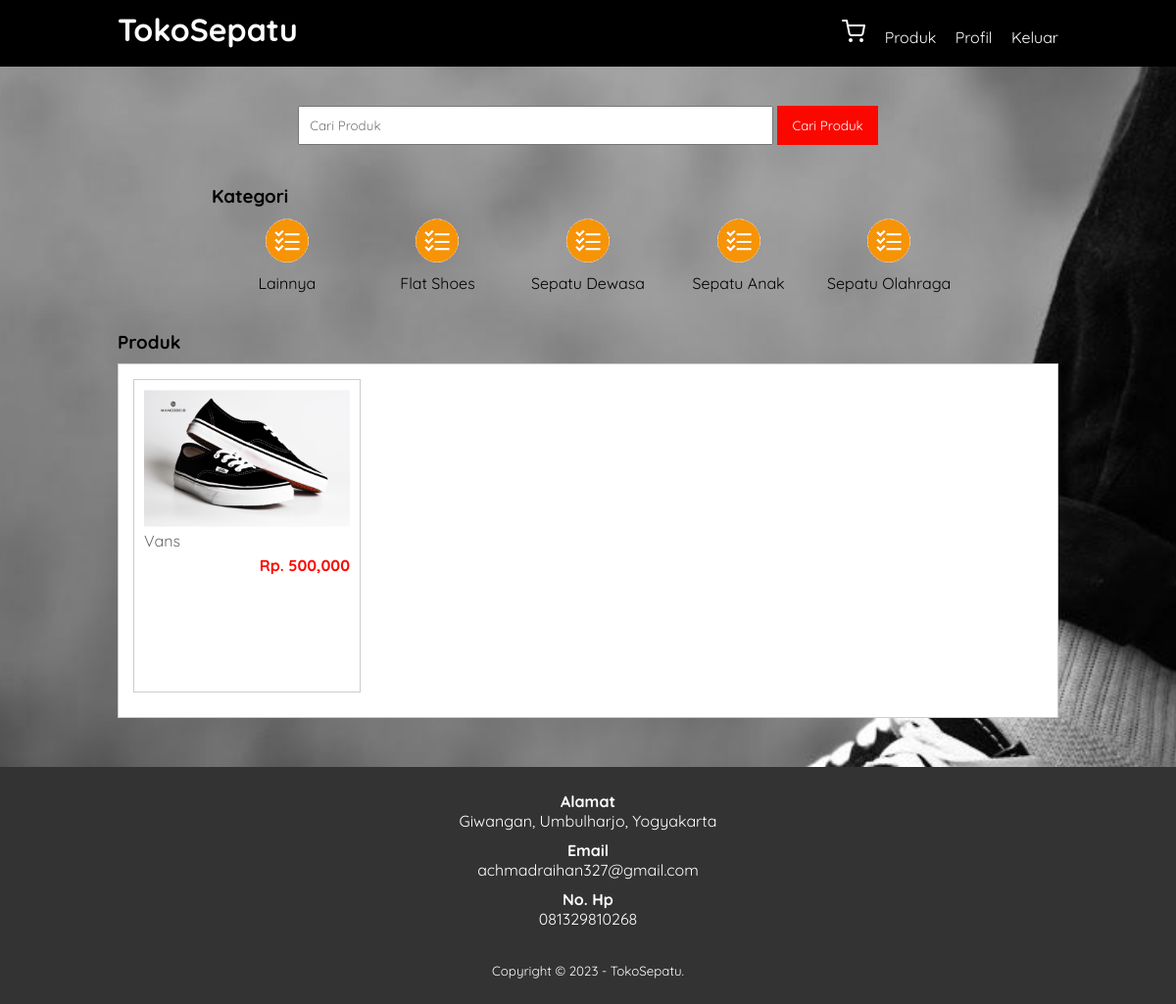
Page /produk.php?kat=8 on the committed database.
### tables this page shows
CREATE TABLE `tb_category` (
  `category_id` int(11) NOT NULL,
  `category_name` varchar(25) NOT NULL
);

CREATE TABLE `tb_product` (
  `product_id` int(11) NOT NULL,
  `category_id` int(11) NOT NULL,
  `product_name` varchar(100) NOT NULL,
  `product_price` int(11) NOT NULL,
  `product_desc` text NOT NULL,
  `product_img` varchar(100) NOT NULL,
  `product_status` tinyint(4) NOT NULL,
  `date_created` timestamp NOT NULL DEFAULT current_timestamp()
);

### produk.php (the view, shortened to what this page needs)
<?php
	include 'db.php';
	$kontak = mysqli_query($conn, "SELECT admin_telp, admin_email, admin_address FROM tb_admin WHERE admin_id = 1");
	$a = mysqli_fetch_object($kontak);
?>
<!DOCTYPE html>
<html>
<head>
	<link rel="stylesheet" type="text/css" href="css/style.css">
</head>
<body>
	<header>
		<div class="container">
			<h1><a href="index.php">TokoSepatu</a></h1>
			<ul>
			<li><a href="cart.php"><i data-feather="shopping-cart"></i></a></li>
				<li><a href="produk.php">Produk</a></li>
				<li><a href="profiluser.php">Profil</a></li>
				<li><a href="keluar.php">Keluar</a></li>
			</ul>
		</div>
	</header>
	<div class="section">
		<div class="container">
		<div class="search">
		<div class="container">
			<form action="produk.php">
				<input type="text" name="search" placeholder="Cari Produk" value="<?php echo $_GET['search'] ?>">
				<input type="submit" name="cari" value="Cari Produk">
			</form>
		</div>
	</div>
	<div class="section">
		<div class="container">
			<h3>Kategori</h3>
			<div class="box1">
				<?php
					$kategori = mysqli_query($conn, "SELECT * FROM tb_category ORDER BY category_id DESC");
					if(mysqli_num_rows($kategori) > 0){
						while($k = mysqli_fetch_array($kategori)){
				?>
					<a href="produk.php?kat=<?php echo $k['category_id'] ?>">
						<div class="col-5">
							<img src="img/icon-kategori.png" width="50px" style="margin-bottom:5px;">
							<p><?php echo $k['category_name'] ?></p>
						</div>
					</a>
				<?php }}else{ ?>
					<p>Kategori tidak ada</p>
				<?php } ?>
			</div>
		</div>
	</div>
			<h3>Produk</h3>
			<div class="box">
				<?php
					if($_GET['search'] != '' || $_GET['kat'] != ''){
						$where = "AND product_name LIKE '%".$_GET['search']."%' AND category_id LIKE '%".$_GET['kat']."%' ";
					}
					$produk = mysqli_query($conn, "SELECT * FROM tb_product WHERE product_status = 1 $where ORDER BY product_id DESC");
					if(mysqli_num_rows($produk) > 0){
						while($p = mysqli_fetch_array($produk)){
				?>
					<a href="detail-produk.php?id=<?php echo $p['product_id'] ?>">
						<div class="col-4">
							<img src="produk/<?php echo $p['product_img'] ?>">
							<p class="nama"><?php echo substr($p['product_name'], 0, 30) ?></p>
							<p class="harga">Rp. <?php echo number_format($p['product_price']) ?></p>
						</div>
					</a>
				<?php }}else{ ?>
					<p>Produk tidak ada</p>
				<?php } ?>
			</div>
		</div>
	</div>
	<div class="footer">
		<div class="container">
			<h4>Alamat</h4>
			<p><?php echo $a->admin_address ?></p>
			<h4>Email</h4>
			<p><?php echo $a->admin_email ?></p>
			<h4>No. Hp</h4>
			<p><?php echo $a->admin_telp ?></p>
			<small>Copyright &copy; 2023 - TokoSepatu.</small>
		</div>
	</div>
</body>
</html>

### css/style.css (style rules this page uses)
* { padding: 0; margin: 0; font-family: "Quicksand", sans-serif; }
body { background-color: #f8f8f8; background-image: url(../img/sepatuwallpaper.jpg); background-size: cover; background-repeat: no-repeat; background-position: center; min-height: 100vh; }
a { color: inherit; text-decoration: none; }
header { background-color: #000000; color: #fff; }
header h1 { float: left; padding: 10px 0; }
header ul { float: right; }
header ul li { display: inline-block; }
header ul li a { padding: 20px 0 20px 15px; display: inline-block; }
.container { width: 80%; margin: 0 auto; }
.container:after { content: ""; display: block; clear: both; }
.section { padding: 25px 0; }
.box { background-color: #fff; border: 1px solid #ccc; padding: 15px; box-sizing: border-box; margin: 10px 0 25px 0; }
.box:after { content: ""; display: block; clear: both; }
.search { padding: 15px 0; text-align: center; }
.search input[type="text"] { width: 60%; padding: 10px; }
.search input[type="submit"] { padding: 12px 15px; background-color: #fa0800; color: #fff; border: none; cursor: pointer; }
.col-5 { width: 20%; height: 100px; text-align: center; float: left; padding: 10px; box-sizing: border-box; }
.col-4 { width: 25%; height: 320px; border: 1px solid #ccc; float: left; padding: 10px; box-sizing: border-box; margin-bottom: 10px; }
.col-4 img { width: 100%; }
.col-4 .nama { color: #666; margin-bottom: 5px; }
.col-4 .harga { font-weight: bold; color: #fa0800; float: right; }
.footer { padding: 25px 0; background-color: #333; color: #fff; text-align: center; }
.footer p { margin-bottom: 10px; }
.footer small { margin-top: 25px; display: inline-block; }

### rows in the picture
tb_category: category_name "Lainnya"
tb_category: category_name "Flat Shoes"
tb_category: category_name "Sepatu Dewasa"
tb_category: category_name "Sepatu Anak"
tb_category: category_name "Sepatu Olahraga"
tb_product: product_img (picture), product_name "Vans", product_price "500,000"

### other values in the picture
$a->admin_address "Giwangan, Umbulharjo, Yogyakarta"
$a->admin_email "achmadraihan327@gmail.com"
$a->admin_telp "081329810268"
